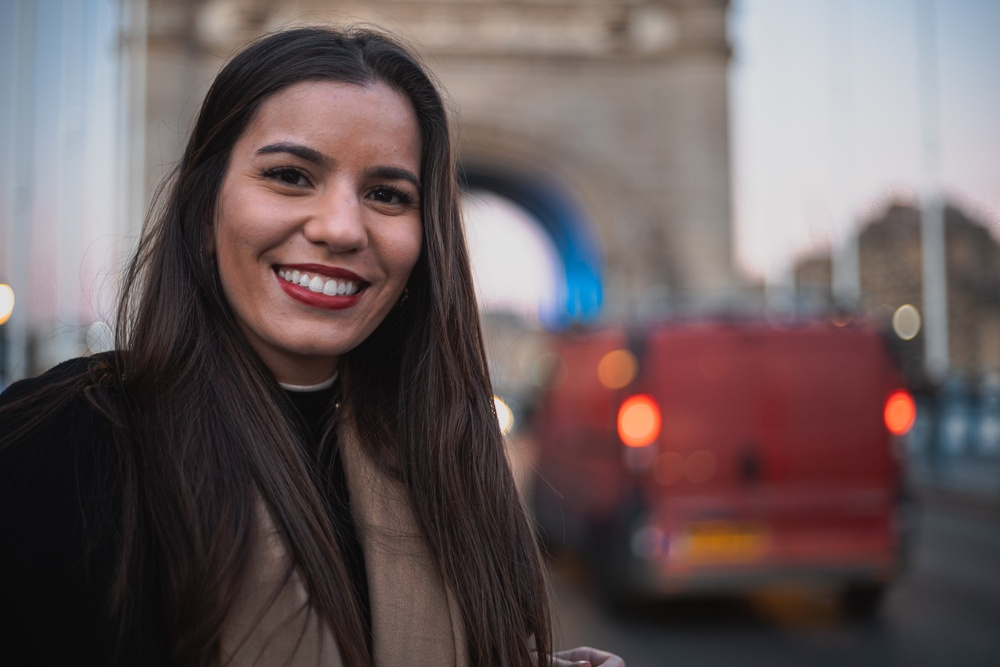
#> input picture input.jpg, 1000 x 667 px, shrunk from 2400 x 1600 before the run
$ python 'high pass - Invert.py'
#> lines starting #> are read from the running program, lines starting #| are printed output that depends on the picture

import cv2
import numpy
img = cv2.imread('input.jpg')
#> img is the input picture: shape (667, 1000, 3); mean B, G, R 90.3, 89.7, 103.5

img1=~img
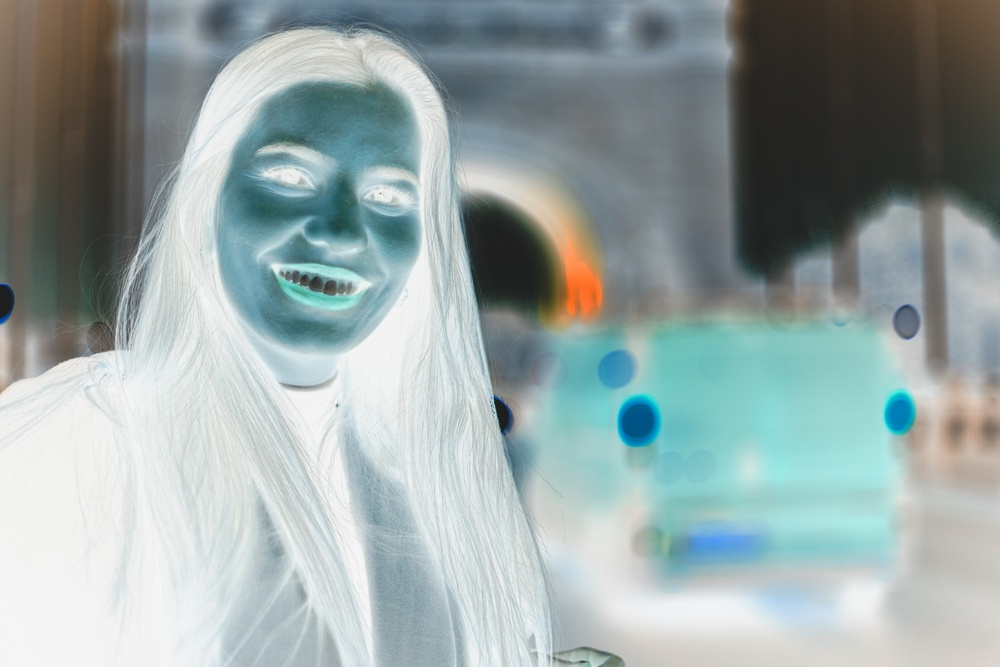
#> img1: shape (667, 1000, 3); mean B, G, R 164.7, 165.3, 151.5
blur = cv2.GaussianBlur(img1,(31,31),0)
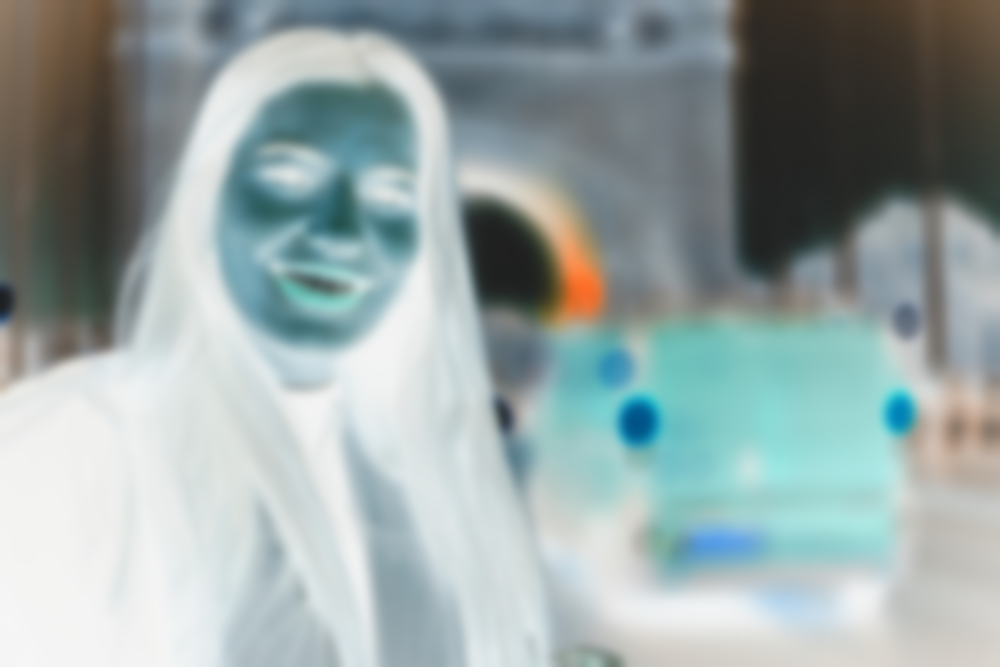
#> blur: shape (667, 1000, 3); mean B, G, R 164.7, 165.3, 151.5
filtered = img1 - blur
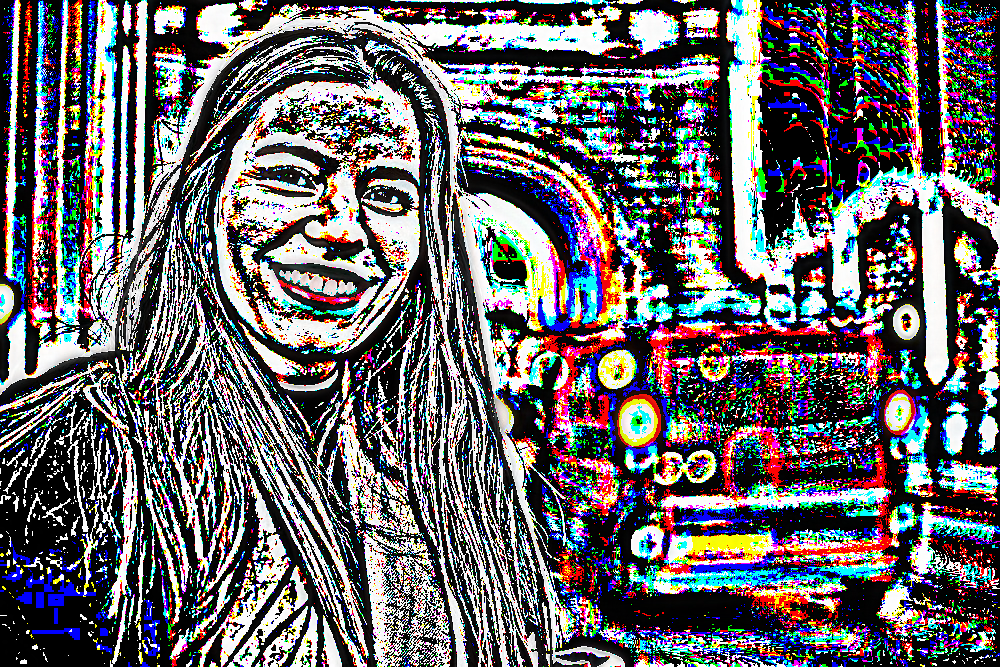
#> filtered: shape (667, 1000, 3); mean B, G, R 104.2, 101.3, 104.3
filtered = filtered + 127*numpy.ones(filtered.shape, numpy.uint8)
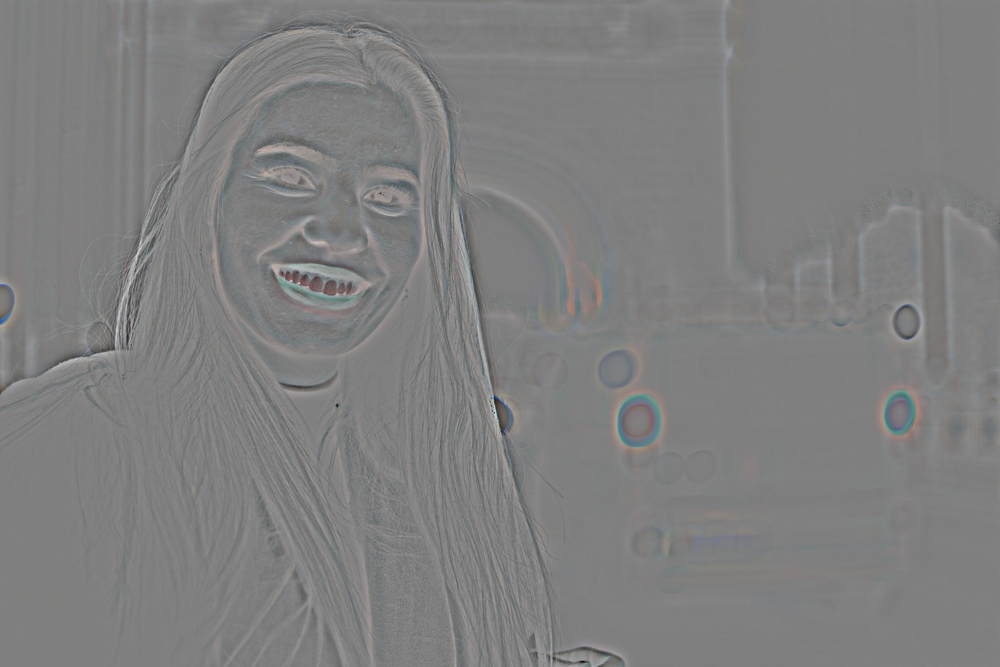
#> filtered: shape (667, 1000, 3); mean B, G, R 127, 127, 127

cv2.imshow("output", filtered)
cv2.waitKey(0)
